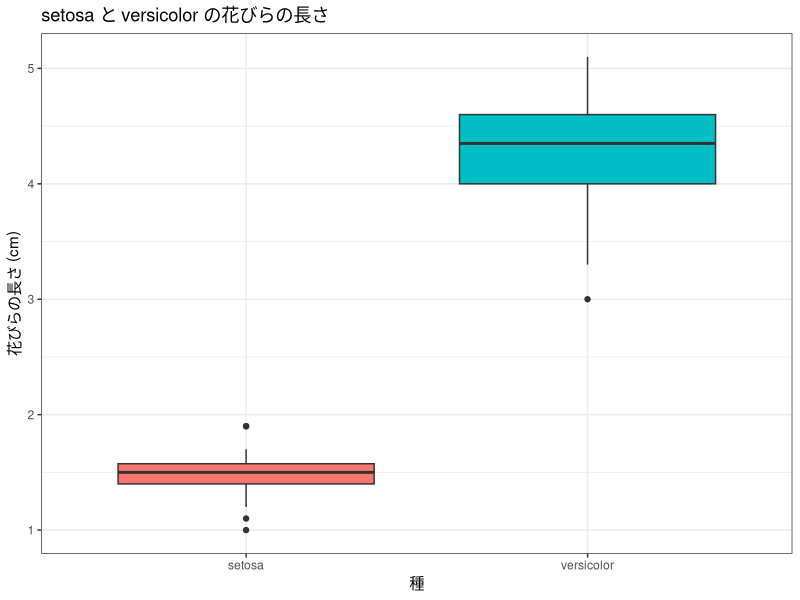
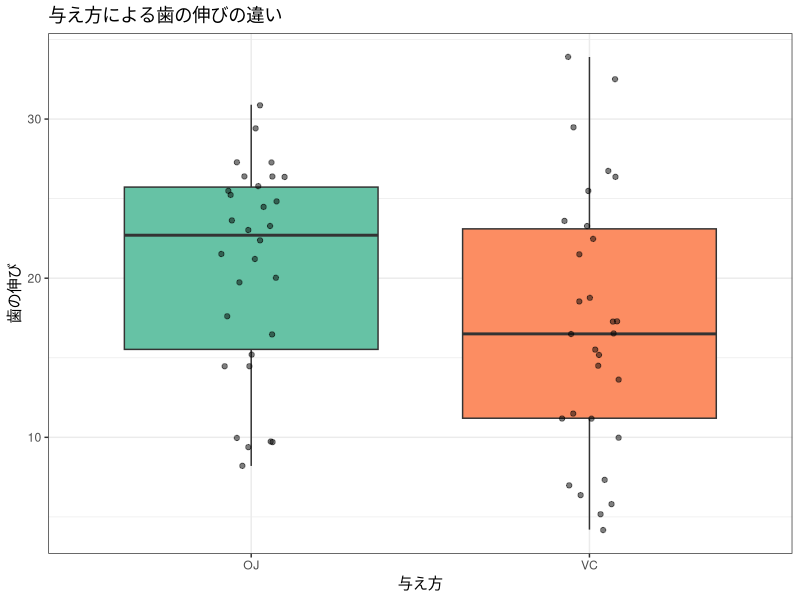

Reproduce these figures in R, in order.
# ============================================================
# 行動計量学（行動科学分析法入門）
# 第10回　2群の平均値の比較（t検定）　演習1〜4　模範解答
#
# 使い方：全選択（Ctrl + A）→ Ctrl + Enter（Macは Cmd + A → Cmd + Enter）
# ============================================================

library(tidyverse)

iris_sub <- iris |> filter(Species %in% c("setosa", "versicolor"))


# ------------------------------------------------------------
# 演習1：基本統計量の確認
# ------------------------------------------------------------

iris_sub |>
  group_by(Species) |>
  summarise(n = n(), mean = mean(Petal.Length), sd = sd(Petal.Length))

#   setosa      n = 50   M = 1.46   SD = 0.17
#   versicolor  n = 50   M = 4.26   SD = 0.47
#
# SDが0.17と0.47で，2.7倍の開きがあります。等分散とは言いにくい状態です。
# 4節の方針どおり，検定で切り替えるのではなく t.test() をそのまま使います
# （t.test() の既定が Welch の方法です）。


# ------------------------------------------------------------
# 演習2：箱ひげ図
# ------------------------------------------------------------

ggplot(iris_sub, aes(x = Species, y = Petal.Length, fill = Species)) +
  geom_boxplot() +
  labs(title = "setosa と versicolor の花びらの長さ",
       x = "種", y = "花びらの長さ (cm)") +
  theme_bw() +
  theme(legend.position = "none")

# 2つの箱はまったく重なりません。検定する前から差は明らかですが，
# 「どのくらい確からしいか」を数値で示すのが次の演習です。


# ------------------------------------------------------------
# 演習3：t検定の実行
# ------------------------------------------------------------

t.test(Petal.Length ~ Species, data = iris_sub)

# 出力の読み方
#   Welch Two Sample t-test  … 等分散を仮定しない方法が使われている
#   t = -39.493
#   df = 62.14               … 小数になるのがWelch法の特徴（整数の98ではない）
#   p-value < 2.2e-16        … Rが表示できる下限。p < .001 と書く
#   95% CI = [-2.94, -2.66]  … 差の信頼区間。0を含まない
#   mean in group setosa     = 1.462
#   mean in group versicolor = 4.260
#
# 解釈：
#   2種の花びらの長さには有意な差があり，versicolor のほうが約2.8 cm長い。
#   信頼区間が0から大きく離れているので，「差があるかないか」ではなく
#   「2.7〜2.9 cmの差がある」と幅で述べられます。
#
# 注意：Species は3水準のままですが，filter() で2水準分のデータしか
# 残っていないので t.test() は正しく動きます。
# （使われなかった水準 virginica は 0件として無視されます）


# ------------------------------------------------------------
# 演習4：レポート形式でまとめる
# ------------------------------------------------------------

# 記述例：
#
#   setosa（M = 1.46, SD = 0.17）と versicolor（M = 4.26, SD = 0.47）の
#   花びらの長さを比較したところ，versicolor のほうが有意に長かった，
#   t(62.14) = -39.49, p < .001, 95% CI [-2.94, -2.66]。
#
# 書き方のきまり
#   ・M と SD は両群について書く。片方だけでは差の大きさが伝わりません
#   ・df は 62.14 とそのまま書く。Welch法では小数になります
#   ・p-value < 2.2e-16 はそのまま書かず p < .001 とします
#   ・差の向き（versicolor のほうが長い）を日本語で明記します
#   ・t が負なのは，Rがアルファベット順で setosa を先に置いているからで，
#     「versicolor が短い」という意味ではありません


# ------------------------------------------------------------
# 演習5（発展）：自分の関心のあるデータで2群を比べる
# ------------------------------------------------------------

# 選んだデータによって答えが変わるので、唯一の正解はありません。
# ここでは例として ToothGrowth（モルモット60匹にビタミンCを与えた実験）を
# 選んだ場合を示します。p が 0.05 を超えるので、問2がそのまま確かめられます。

# ?ToothGrowth で説明が読めます。
# len  : 歯（象牙芽細胞）の伸び
# supp : 与え方（OJ = オレンジジュース、VC = アスコルビン酸）
glimpse(ToothGrowth)


# 1. グループごとの件数・平均・標準偏差
ToothGrowth |>
  group_by(supp) |>
  summarise(n = n(), mean = mean(len), sd = sd(len))
#   OJ  30  20.663  6.606
#   VC  30  16.963  8.266


# 2. 箱ひげ図
ggplot(ToothGrowth, aes(x = supp, y = len, fill = supp)) +
  geom_boxplot() +
  geom_jitter(width = 0.1, alpha = 0.5) +
  scale_fill_brewer(palette = "Set2") +
  labs(title = "与え方による歯の伸びの違い", x = "与え方", y = "歯の伸び") +
  theme_bw() +
  theme(legend.position = "none")


# 3. t検定
t.test(len ~ supp, data = ToothGrowth)
# Welch Two Sample t-test
# t = 1.9153、df = 55.309、p = 0.0606
# 95%CI = [-0.171, 7.571]


# 4. 効果量（Cohen's d）
m  <- tapply(ToothGrowth$len, ToothGrowth$supp, mean)
s  <- tapply(ToothGrowth$len, ToothGrowth$supp, sd)
sp <- sqrt(((30 - 1) * s[1]^2 + (30 - 1) * s[2]^2) / (30 + 30 - 2))
unname((m[1] - m[2]) / sp)
# d = 0.4945（中程度）


# 問1：Welch か、等分散を仮定するか
t.test(len ~ supp, data = ToothGrowth, var.equal = TRUE)
#      Welch      t = 1.9153、df = 55.309、p = 0.0606
#      等分散仮定 t = 1.9153、df = 58、    p = 0.0604
#      ほとんど変わりません。各群30匹ずつで件数が同じだからです。
#      念のため等分散性を検定すると、
var.test(len ~ supp, data = ToothGrowth)   # p = 0.2331
#      等分散でないとは言えません。それでも既定の Welch のままで構いません。
#      Welch は等分散でも使えるので、迷ったら Welch です。


# 問2：p = 0.061 は「差がない」ことを意味するか
#      意味しません。95%信頼区間は [-0.171, 7.571] です。
#      この区間は 0 をわずかに含んでいますが、同時に
#      「7.5 くらいの差」もありうる、と言っています。
#      つまり「差が無い」のではなく「差の大きさを、この件数では
#      絞りきれていない」という状態です。
#
#      効果量は d = 0.49 で中程度です。効果が小さいから有意にならなかった、
#      というより、60匹では足りなかった、と読むほうが正確です。


# 問3：n を半分にすると d と p はどうなるか
#      d は変わりません。平均差を標準偏差で割った値なので、
#      件数に依存しないためです。変わるのは t と p です。
#
#      d = 0.4945 のまま、各群の人数だけを変えると：
d <- 0.4945
for (k in c(10, 15, 30, 60, 100)) {
  t <- d / sqrt(2 / k)
  cat(sprintf("各群 %3d  t = %5.3f  p = %.4f\n", k, t, 2 * pt(-abs(t), 2 * k - 2)))
}
# 各群  10  t = 1.106  p = 0.2834
# 各群  15  t = 1.354  p = 0.1865
# 各群  30  t = 1.915  p = 0.0604   ← 実際のデータ
# 各群  60  t = 2.709  p = 0.0078
# 各群 100  t = 3.497  p = 0.0006
#
#      効果の大きさは何も変わっていないのに、件数だけで有意かどうかが
#      変わります。「有意だった」と書くときは、必ず n と効果量も一緒に
#      報告してください。
